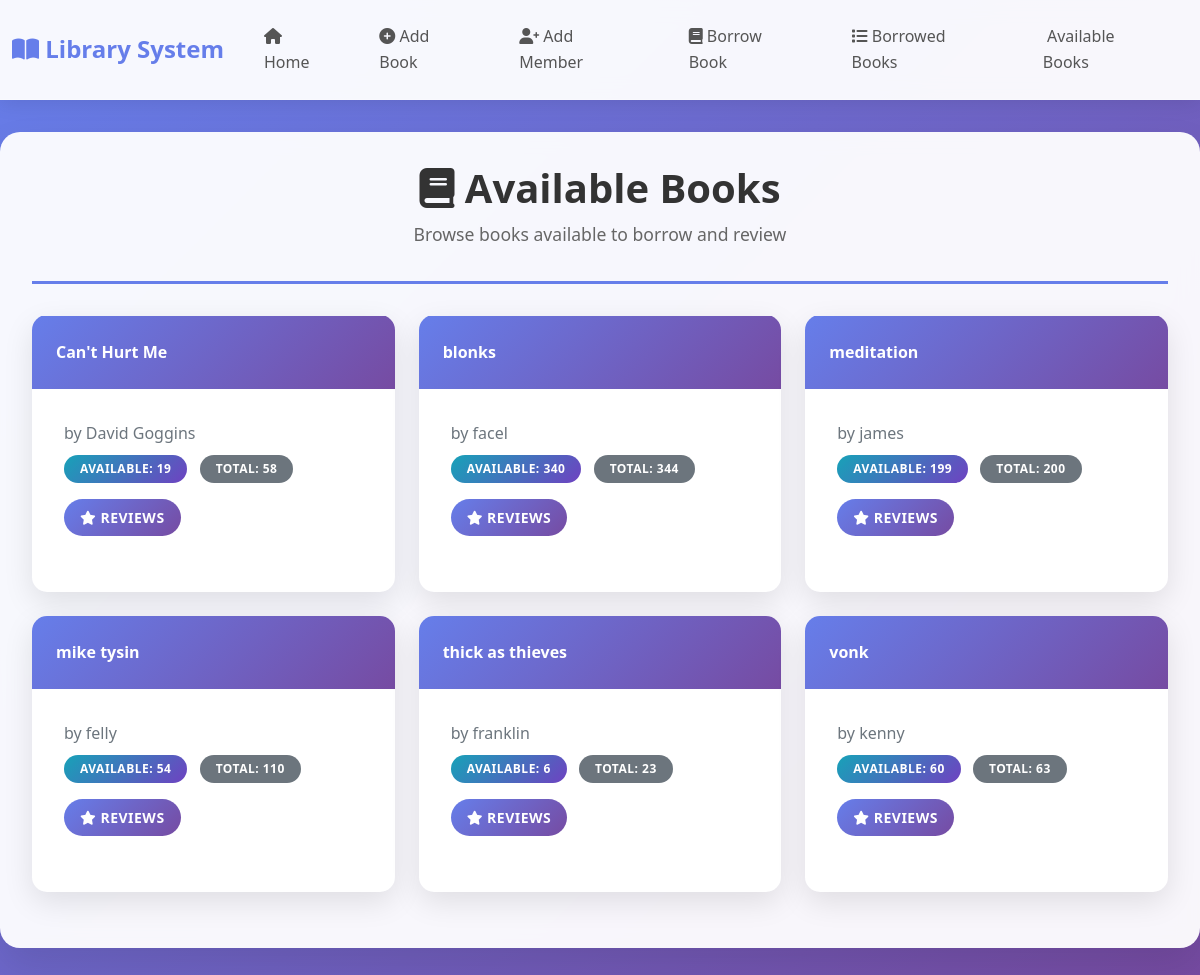
/available-books/, run on the app's committed database.
### library_app/models.py (models this page shows, shortened)
class Book(models.Model):
    title=models.CharField(max_length=255)
    author=models.CharField(max_length=255)
    total_copies=models.PositiveIntegerField(validators=[minvalidator(0)], default=0)
    available_copies=models.PositiveIntegerField(validators=[minvalidator(0)], default=0)
    date_added=models.DateField(auto_now_add=True)

### library_app/views.py (the view)
# urls.py: path('available-books/', views.available_books, name='available_books'),
def available_books(request):
    books = Book.objects.filter(available_copies__gt=0).order_by('title')
    print(f"Available books count: {books.count()}")
    if not books:
        messages.info(request, "No available books found.")
    return render(request, 'available_books.html', {'books': books})

### library_app/templates/available_books.html (shortened to what this page needs)
{% extends 'base.html' %}
{% block content %}
<div class="page-header">
    <h1><i class="fas fa-book"></i> Available Books</h1>
    <p class="subtitle">Browse books available to borrow and review</p>
</div>
{% if books %}
    <div class="row">
        {% for book in books %}
            <div class="col-md-6 col-lg-4 mb-4">
                <div class="card h-100">
                    <div class="card-header">
                        {{ book.title }}
                    </div>
                    <div class="card-body">
                        <p class="mb-2 text-muted">by {{ book.author }}</p>
                        <p>
                            <span class="badge bg-info">Available: {{ book.available_copies }}</span>
                            <span class="badge bg-secondary ms-2">Total: {{ book.total_copies }}</span>
                        </p>
                        <a href="{% url 'book_reviews' book.id %}" class="btn btn-primary btn-sm">
                            <i class="fas fa-star"></i> Reviews
                        </a>
                    </div>
                </div>
            </div>
        {% endfor %}
    </div>
{% else %}
    <div class="alert alert-info">
        <i class="fas fa-info-circle"></i> No available books found.
    </div>
{% endif %}
{% endblock %}

### library_app/static/css/style.css (style rules this page uses)
* { margin: 0; padding: 0; box-sizing: border-box; }
body { font-family: 'Segoe UI', Tahoma, Geneva, Verdana, sans-serif; background: linear-gradient(135deg, #667eea 0%, #764ba2 100%); min-height: 100vh; color: #333; line-height: 1.6; }
.page-header { text-align: center; margin-bottom: 2rem; padding-bottom: 1rem; border-bottom: 3px solid #667eea; }
.page-header h1, .page-header h2 { color: #333; font-weight: 700; margin-bottom: 0.5rem; }
.page-header .subtitle { color: #666; font-size: 1.1rem; }
.card { background: white; border-radius: 15px; box-shadow: 0 10px 30px rgba(0, 0, 0, 0.1); border: none; overflow: hidden; transition: all 0.3s ease; margin-bottom: 1.5rem; }
.card-header { background: linear-gradient(135deg, #667eea, #764ba2); color: white; border: none; padding: 1.5rem; font-weight: 600; }
.card-body { padding: 2rem; }
.btn { border-radius: 25px; padding: 0.75rem 2rem; font-weight: 600; text-transform: uppercase; letter-spacing: 0.5px; transition: all 0.3s ease; border: none; cursor: pointer; text-decoration: none; display: inline-block; text-align: center; }
.btn-primary { background: linear-gradient(135deg, #667eea, #764ba2); color: white; }
.btn-sm { padding: 0.5rem 1rem; font-size: 0.875rem; }
.badge { padding: 0.5rem 1rem; border-radius: 20px; font-weight: 600; text-transform: uppercase; letter-spacing: 0.5px; font-size: 0.75rem; }
.badge.bg-info { background: linear-gradient(135deg, #17a2b8, #6f42c1) !important; }

### library_app/templates/base.html (style rules this page uses)
body { background-color: #f4f4f4; }

### data on the page
Book: title "Can't Hurt Me", author "David Goggins", available_copies "19", total_copies "58"
Book: title "blonks", author "facel", available_copies "340", total_copies "344"
Book: title "meditation", author "james", available_copies "199", total_copies "200"
Book: title "mike tysin", author "felly", available_copies "54", total_copies "110"
Book: title "thick as thieves", author "franklin", available_copies "6", total_copies "23"
Book: title "vonk", author "kenny", available_copies "60", total_copies "63"
